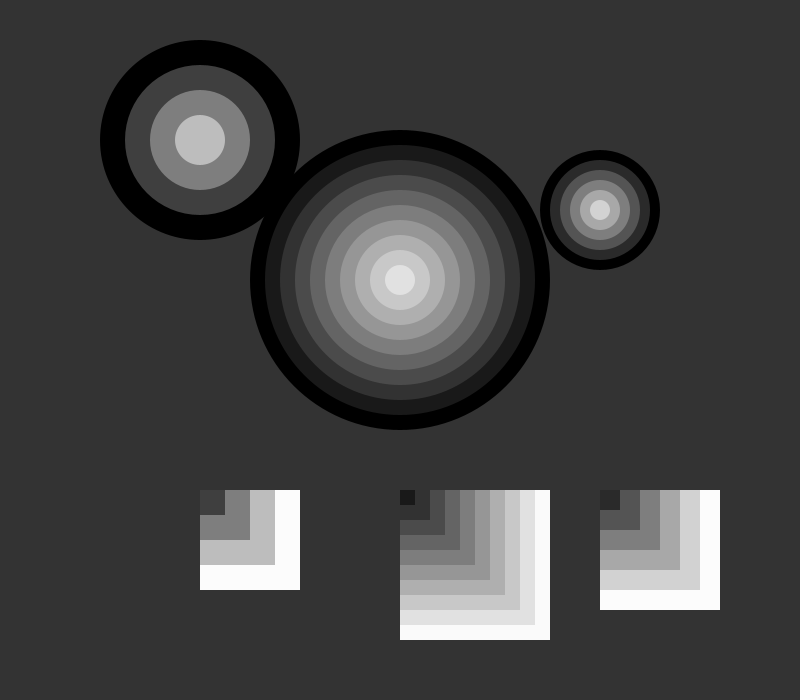
Frame 1 (no input)
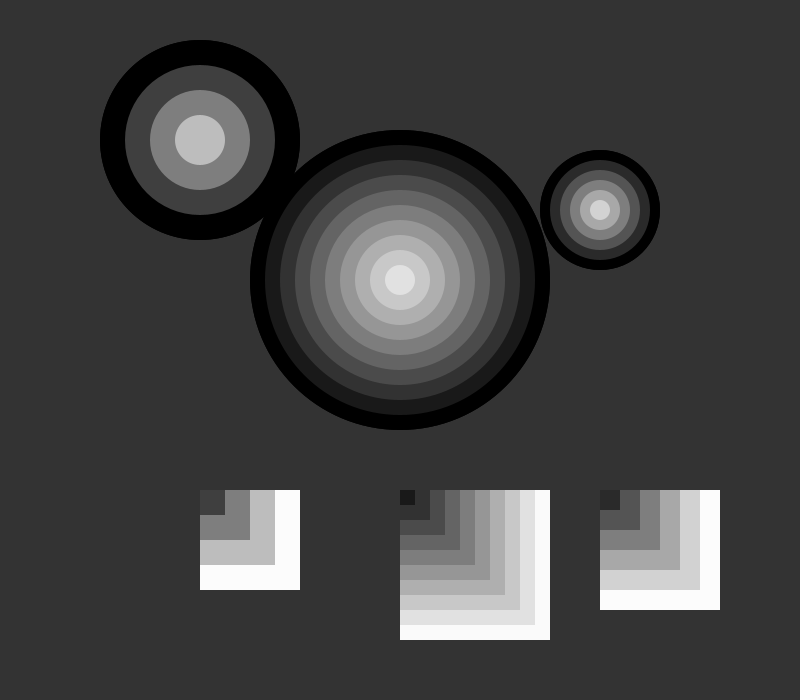
Frame 2 (the mouse pressed at the canvas centre, redrawn once)

The Processing sketch that drew these frames (run headless with seeded random() and noise(); the mouse was pressed at the canvas centre and the sketch redrawn once):

// Processing sketch: functions
// ── functions.pde
void setup() {
  size(800, 700);
  background(51);
  noStroke();
  noLoop();
}

void draw() {
  drawCircle(width*0.25, height*0.2, 200, 4);
  drawCircle(width*0.5, height*0.4, 300, 10);
  drawCircle(width*0.75, height*0.3, 120, 6);
  
  drawSquare(width*0.25, height*0.7, 100, 4);
  drawSquare(width*0.5, height*0.7, 150, 10);
  drawSquare(width*0.75, height*0.7, 120, 6);
}

void drawCircle(float xloc, float yloc, int size, int num) {
  float grayvalues = 255/num;
  float steps = size/num;
  for (int i = 0; i < num; i++) {
    fill(i*grayvalues);
    ellipse(xloc, yloc, size - i*steps, size - i*steps);
  }
}

void drawSquare(float xloc, float yloc, int size, int num) {
  float grayvalues = 255/num;
  float steps = size/num;
  for(int i = 0; i < num; i++) {
    fill((num-i)*grayvalues);
    rect(xloc, yloc, size - i*steps, size - i*steps);
  }
}
